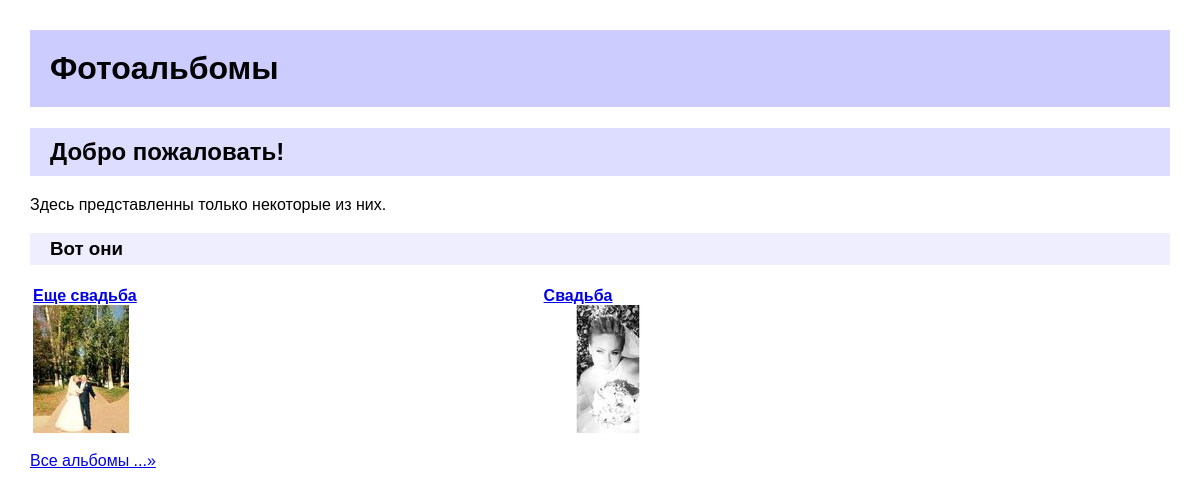
Page /gallery/ on the committed database.
### items/models/album.py (models this page shows, shortened)
class Album(Model):
    name = CharField(verbose_name="Наименование альбома", max_length=250)
    description = TextField(verbose_name="Характеристики альбома", blank=True, null=True)
    class Meta:
        verbose_name = 'Фотоальбом'
        verbose_name_plural = 'Фотоальбомы'
        ordering = ['name']
    @permalink
    def get_absolute_url(self):
        return ('item_detail', None, dict(pk=self.id))

### items/views.py (the view)
# urls.py: path('', IndexView.as_view(), name='index'),
class IndexView(TemplateView):
    template_name = 'index.html'
    extra_context = {'item_list': lambda: Album.objects.all()}

### context_processors.py (called while the page is built)
def root_url_processor(request):
    return {'ROOT_URL': ROOT_URL}

### items/__init__.py (called while the page is built)
def permalink(func):
    from functools import wraps
    from django.urls import reverse
    @wraps(func)
    def inner(*args, **kwargs):
        tuple = func(*args, **kwargs)
        res = reverse(tuple[0], None, *tuple[1:3])
        return res
    return inner

### items/fields.py (called while the page is built)
    def _add_thumb(self, s):
        parts = s.split(".")
        parts.insert(-1, "thumb")
        if parts[-1].lower() not in ['jpeg', 'jpg']:
            parts[-1] = 'jpg'
        return ".".join(parts)

    @property
    def thumb_url(self):
        return self._add_thumb(self.url)

### items/templates/index.html (shortened to what this page needs)
{% extends "base.html" %}
{% block content %}
    <h2>Добро пожаловать!</h2>
    <p>Здесь представленны только некоторые из них.</p>
    <h3>Вот они</h3>
    <table>
        <tr>
            {% for item in item_list|slice:":5" %}
                <td>
                    <a href="{{ item.get_absolute_url }}"><b>{{ item.name }}</b><br/>
                        {% if item.photo_set.count %}
                            <img src="{{ item.photo_set.all.0.image.thumb_url }}"/>
                        {% else %}
                            <span>No photos (yet)</span>
                        {% endif %}
                    </a>
                </td>
            {% endfor %}
        </tr>
    </table>
    <p><a href="{% url 'item_list' %}">Все альбомы ...&raquo;</a></p>
{% endblock %}

### items/templates/base.html (style rules this page uses)
body { margin: 30px; font-family: sans-serif; background: #fff; }
h2 { background: #ddf; padding: 10px 20px; }
h3 { background: #eef; padding: 5px 20px; }
table { width: 100%; }

### rows in the picture
Album: name "Еще свадьба", shows a picture
Album: name "Свадьба", shows a picture
